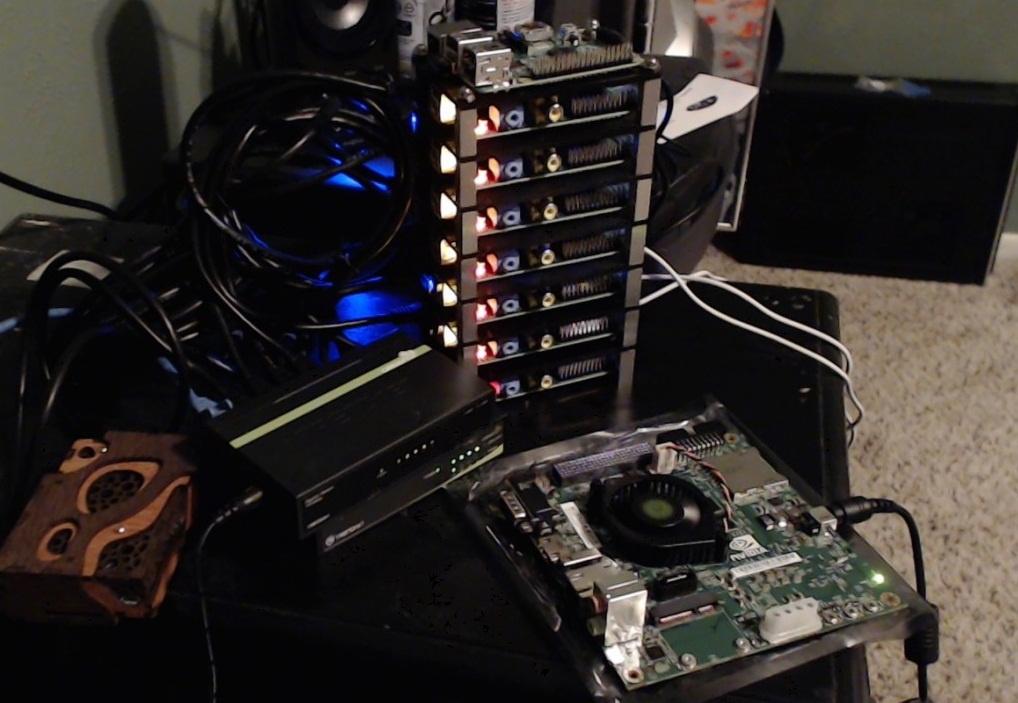
#> input picture OpenCVTesting/OpenCVTesting/base_image_for_matching.jpg, 1018 x 703 px, given in place of the camera
$ python ColorFilter.py
#> lines starting #> are read from the running program, lines starting #| are printed output that depends on the picture; after the words box and inside, x2 and y2 are one past the last pixel; in counts of white or black regions, pixels touching at a corner belong together

import cv2
import numpy as np

cap = cv2.VideoCapture(0)

while True:
    _, frame = cap.read()
#> frame is the input picture: shape (703, 1018, 3); mean B, G, R 40.7, 43.2, 48.1
    hsv = cv2.cvtColor(frame,cv2.COLOR_BGR2HSV) #For range, since RGB is a color value, but it doe snot give you range, whereas the hue is color, value is houw much of that color, and V is intensity
#> hsv: shape (703, 1018, 3); mean H, S, V 61, 68.9, 50.5
    lower_red = np.array([140,150,0]) #We actualy setted up to show EVERYTHING
    upper_red = np.array([180,255,255]) #max is 180
    mask = cv2.inRange(hsv, lower_red, upper_red) #To filter out reds from image
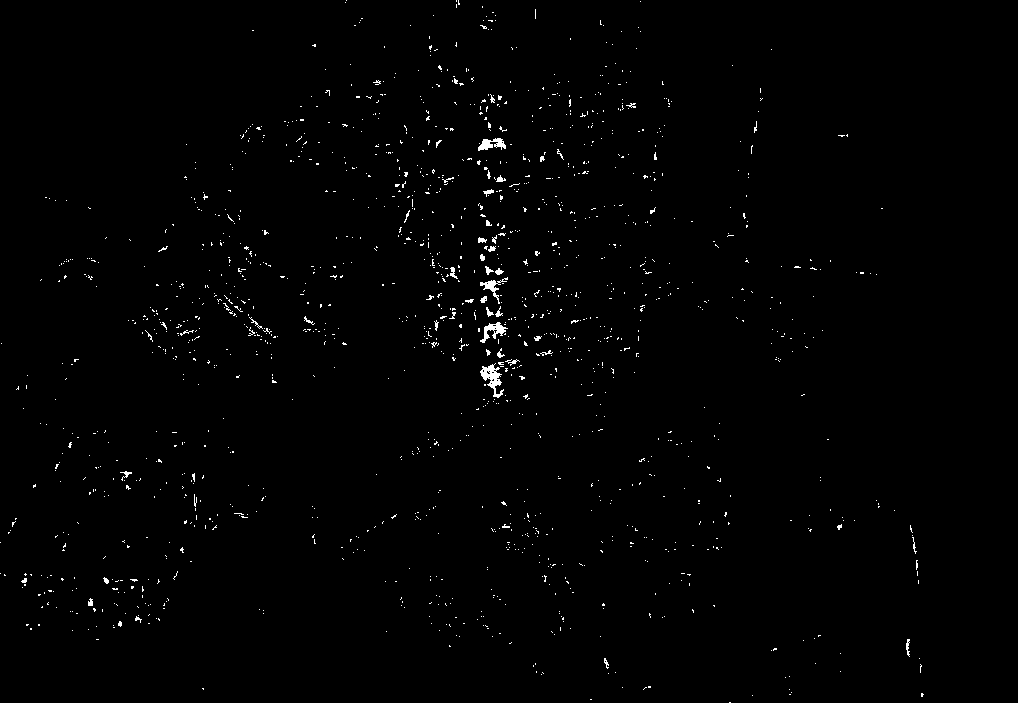
#> mask: shape (703, 1018); 0.88% white in thin lines or dots

    res = cv2.bitwise_and(frame,frame,mask = mask) # wehere there is something in the frame, and where the mask has 255 value
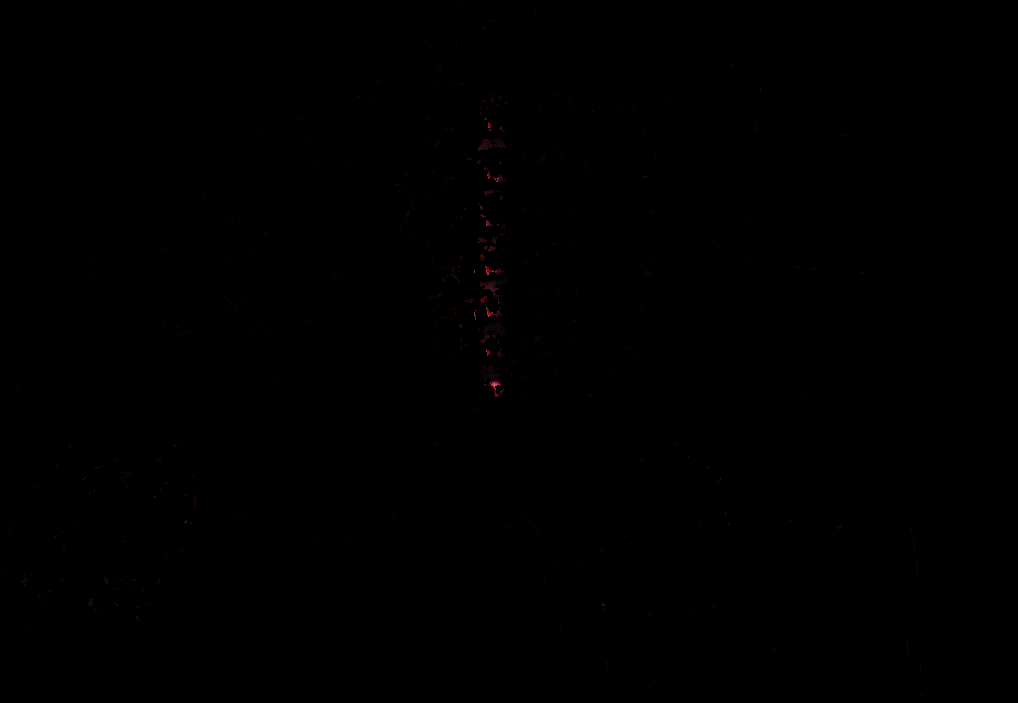
#> res: shape (703, 1018, 3); mean B, G, R 0.1, 0, 0.2

    kernel = np.ones((15,15), np.float32)/225 #Average of 15 by 15 pixels

    smoothed = cv2.filter2D(res,-1,kernel)

    median = cv2.medianBlur(res,15)

    blur = cv2.GaussianBlur(res,(15,15),0)

    bilateral = cv2.bilateralFilter(res,15,75,75)

    #cv2.imshow('frame',frame)
    #cv2.imshow('mask',mask)
    #cv2.imshow('smoothed',smoothed)
    cv2.imshow('res',res)
    #cv2.imshow('blur',blur)
    cv2.imshow('median',median)
    cv2.imshow('bilateral',bilateral)
    if cv2.waitKey(1) & 0xFF == ord('q'):
#> (key q is pressed here)
       break
cap.release()
cv2.destroyAllWindows

$ run again, on OpenCVTesting/OpenCVTesting/bookpage.jpg
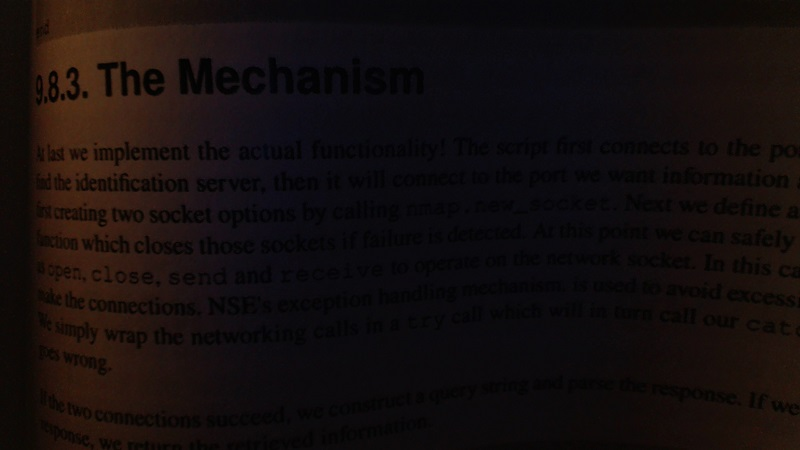
#> input picture OpenCVTesting/OpenCVTesting/bookpage.jpg, 800 x 450 px, given in place of the camera
#> frame is the input picture: shape (450, 800, 3); mean B, G, R 13.4, 13.6, 20.3
#> hsv: shape (450, 800, 3); mean H, S, V 81.2, 108.8, 21.8
#> `mask = cv2.inRange(hsv, lower_red, upper_red)`:
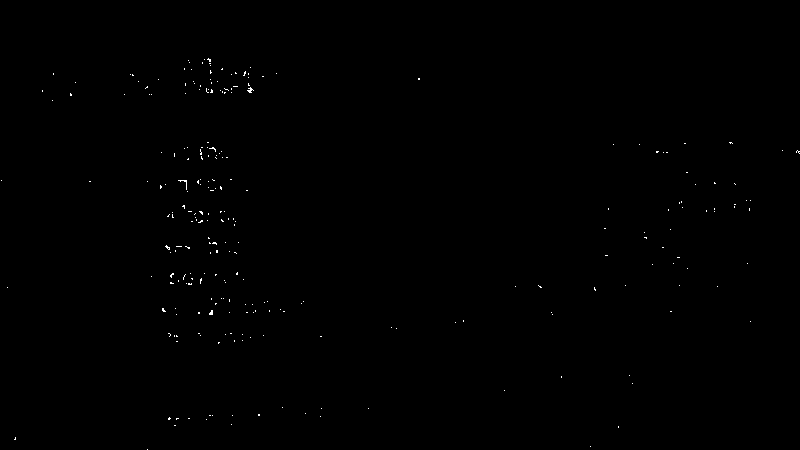
#> mask: shape (450, 800); 0.18% white in thin lines or dots, all inside (x1, y1, x2, y2) = (1, 58, 800, 450)
#> median: shape (450, 800, 3); every value is 0
